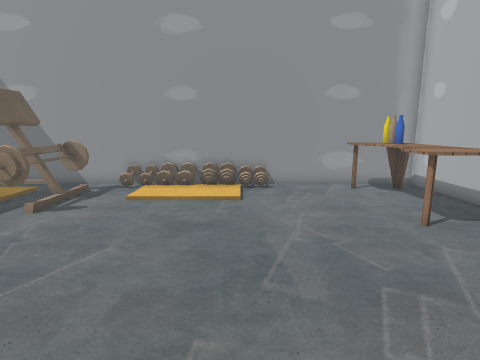
View 1 (above)

15 first-person views from a walk through a Unity game level. The camera is 1.4 m above the floor, tilts 10° down and sees 80° across. Doors are open. The floor is counted in squares, 0.5 m on a side. Each view is taken from the middle of a square. On the plan, view 1 faces up. The plan holds only what a view shows up to about 20 squares ahead; the rest is blank. The place goes on beyond the plan. The player character is not drawn. Some surface patterns are stand-ins.

View 2
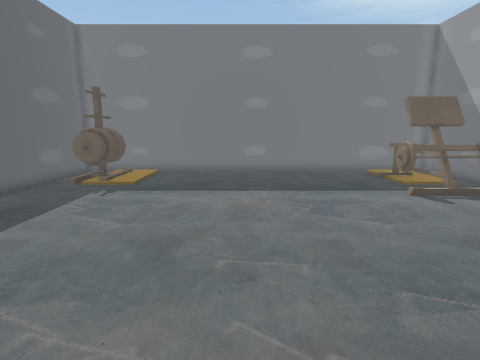

View 3
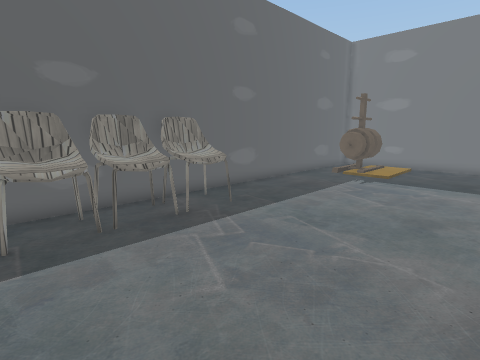

View 4
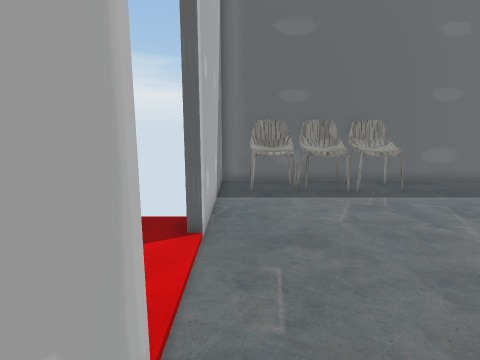

View 5
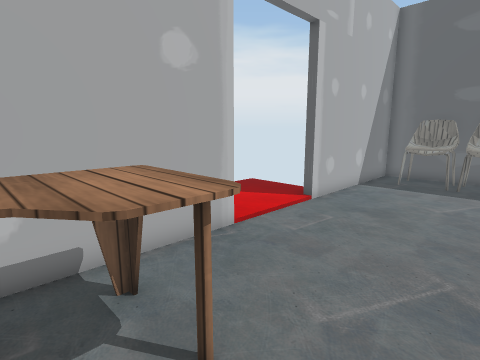

View 6
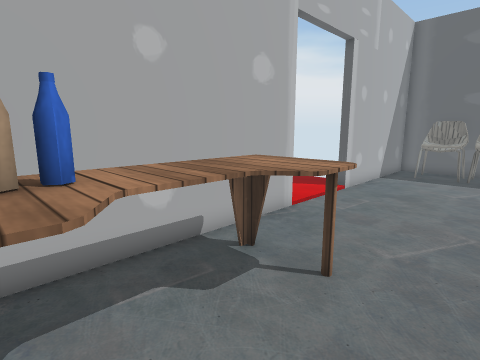

View 7
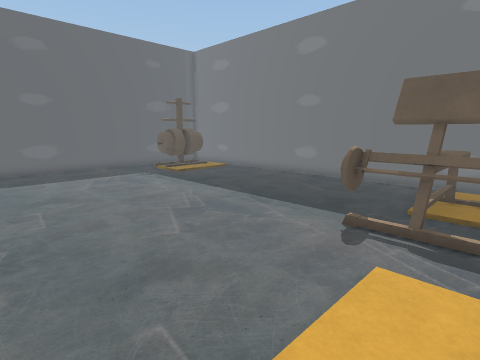

View 8
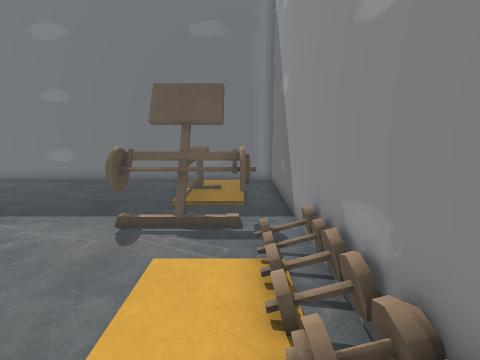

View 9
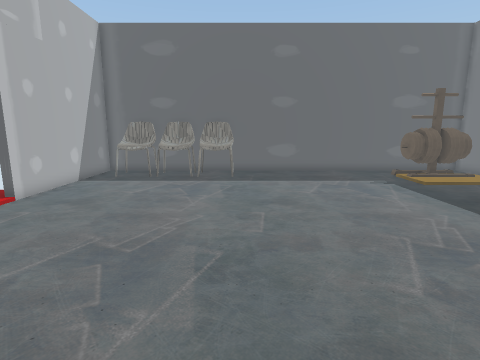

View 10
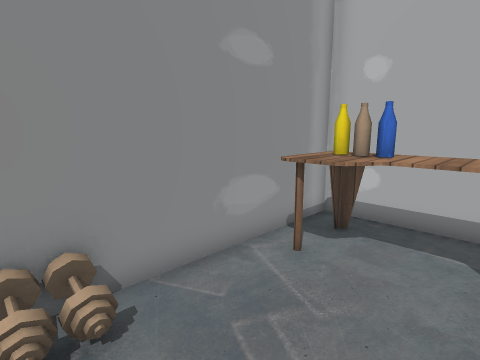

View 11
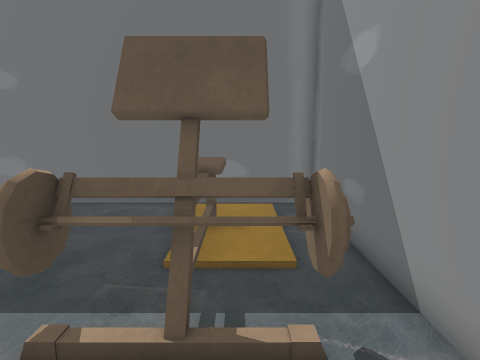

View 12
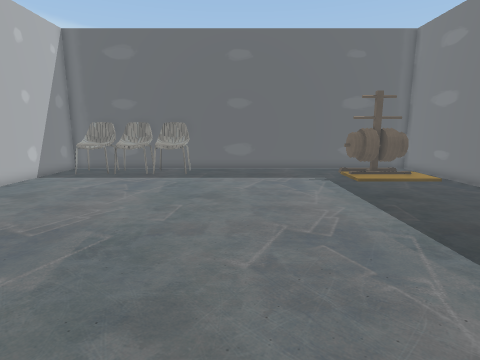

View 13
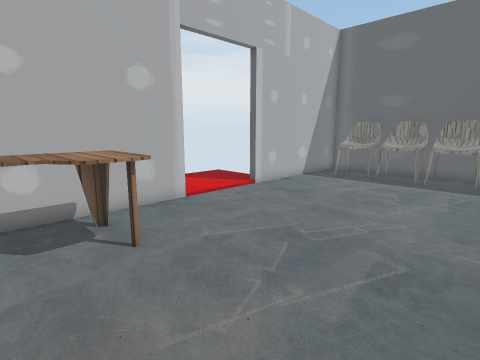

View 14
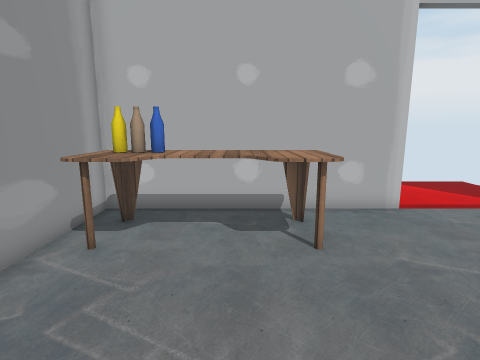

View 15
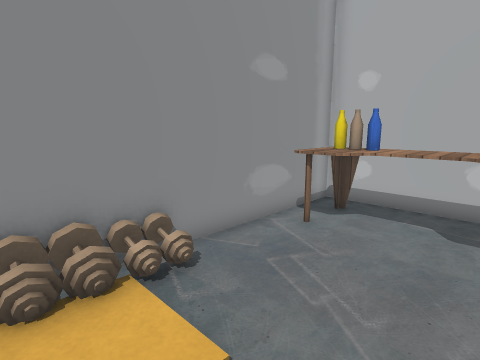

### Floor plan
Points are (right, up) in squares from view 1. A wall is a line through its corners. A room is listed if a view was taken in it or the views show most of it. See-through windows are left out.
Room 1 (views 1, 2, 3, 4, 5, 6, 7, 8, 9, 10, 11, 12, 13, 14, 15)
walls: (9, 4.2) (9, 14.8) (-14.9, 14.8) (-14.9, -8.6) (9, -8.6) (9, -0.1)
ways out: open door at (9, 2)
objects: other object (-13, -7) to (-10, -5); other object (-12, 9) to (-7, 13); chair (0, -8) to (3, -6); chair (3, -8) to (5, -6); chair (5, -8) to (7, -6); table (5, 8) to (8, 14)

Where each view was taken, in squares from view 1:
view 1: 0 up, 0 right, facing up
view 2: 2 up, 5 right, facing left
view 3: 2 up, 8 right, facing down-left
view 4: 7 up, 8 right, facing down
view 5: 10 up, 3 right, facing down-right
view 6: 13 up, 3 right, facing down-right
view 7: 13 up, 1 right, facing down-left
view 8: 13 up, 1 right, facing left
view 9: 11 up, 0 right, facing down
view 10: 10 up, 0 right, facing up-right
view 11: 12 up, 4 left, facing left
view 12: 12 up, 3 left, facing down
view 13: 11 up, 1 left, facing down-right
view 14: 10 up, 1 left, facing right
view 15: 9 up, 2 left, facing up-right
